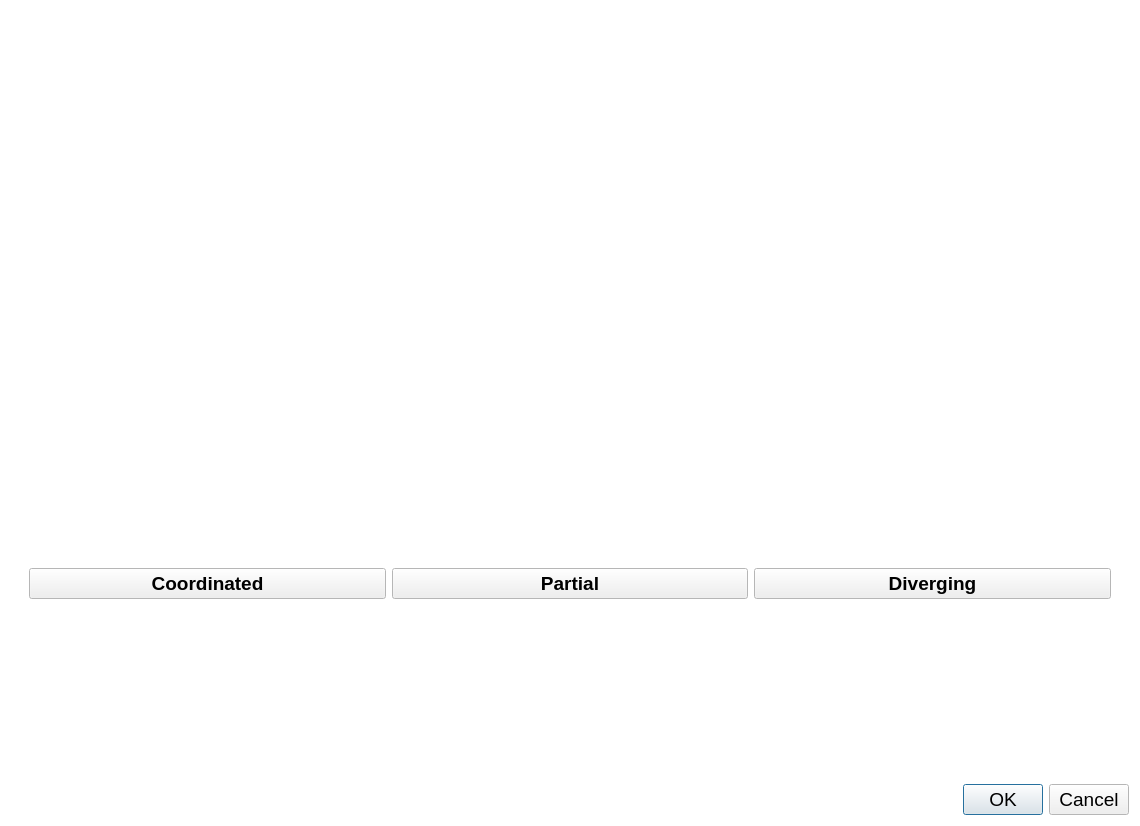
<?xml version="1.0" encoding="UTF-8"?>
<ui version="4.0">
 <class>Dialog</class>
 <widget class="QDialog" name="Dialog">
  <property name="geometry">
   <rect>
    <x>0</x>
    <y>0</y>
    <width>1140</width>
    <height>826</height>
   </rect>
  </property>
  <property name="palette">
   <palette>
    <active>
     <colorrole role="Base">
      <brush brushstyle="SolidPattern">
       <color alpha="255">
        <red>255</red>
        <green>255</green>
        <blue>255</blue>
       </color>
      </brush>
     </colorrole>
     <colorrole role="Window">
      <brush brushstyle="SolidPattern">
       <color alpha="255">
        <red>255</red>
        <green>255</green>
        <blue>255</blue>
       </color>
      </brush>
     </colorrole>
    </active>
    <inactive>
     <colorrole role="Base">
      <brush brushstyle="SolidPattern">
       <color alpha="255">
        <red>255</red>
        <green>255</green>
        <blue>255</blue>
       </color>
      </brush>
     </colorrole>
     <colorrole role="Window">
      <brush brushstyle="SolidPattern">
       <color alpha="255">
        <red>255</red>
        <green>255</green>
        <blue>255</blue>
       </color>
      </brush>
     </colorrole>
    </inactive>
    <disabled>
     <colorrole role="Base">
      <brush brushstyle="SolidPattern">
       <color alpha="255">
        <red>255</red>
        <green>255</green>
        <blue>255</blue>
       </color>
      </brush>
     </colorrole>
     <colorrole role="Window">
      <brush brushstyle="SolidPattern">
       <color alpha="255">
        <red>255</red>
        <green>255</green>
        <blue>255</blue>
       </color>
      </brush>
     </colorrole>
    </disabled>
   </palette>
  </property>
  <property name="font">
   <font>
    <pointsize>14</pointsize>
   </font>
  </property>
  <property name="windowTitle">
   <string>Coordination</string>
  </property>
  <layout class="QVBoxLayout" name="verticalLayout">
   <item>
    <widget class="QStackedWidget" name="stackedWidget">
     <property name="enabled">
      <bool>true</bool>
     </property>
     <widget class="QWidget" name="stackedWidgetPage1" native="true">
      <layout class="QVBoxLayout" name="verticalLayout_2">
       <item>
        <widget class="QWidget" name="widget" native="true">
         <layout class="QHBoxLayout" name="horizontalLayout">
          <item>
           <widget class="QWidget" name="mother" native="true">
            <layout class="QHBoxLayout" name="motherl"/>
           </widget>
          </item>
          <item>
           <widget class="QWidget" name="daughter" native="true">
            <layout class="QVBoxLayout" name="daughterl"/>
           </widget>
          </item>
         </layout>
        </widget>
       </item>
       <item>
        <widget class="QWidget" name="widget_4" native="true">
         <layout class="QHBoxLayout" name="horizontalLayout_3">
          <item>
           <widget class="QPushButton" name="coord">
            <property name="font">
             <font>
              <weight>75</weight>
              <bold>true</bold>
             </font>
            </property>
            <property name="text">
             <string>Coordinated</string>
            </property>
           </widget>
          </item>
          <item>
           <widget class="QPushButton" name="parcoord">
            <property name="font">
             <font>
              <weight>75</weight>
              <bold>true</bold>
             </font>
            </property>
            <property name="text">
             <string>Partial</string>
            </property>
           </widget>
          </item>
          <item>
           <widget class="QPushButton" name="uncoord">
            <property name="font">
             <font>
              <weight>75</weight>
              <bold>true</bold>
             </font>
            </property>
            <property name="text">
             <string>Diverging</string>
            </property>
           </widget>
          </item>
         </layout>
        </widget>
       </item>
      </layout>
     </widget>
     <widget class="QWidget" name="stackedWidgetPage2" native="true">
      <layout class="QVBoxLayout" name="verticalLayout_4">
       <item>
        <widget class="QWidget" name="Changepoint" native="true">
         <layout class="QVBoxLayout" name="Changepointl"/>
        </widget>
       </item>
       <item>
        <widget class="QPushButton" name="Next">
         <property name="text">
          <string>Next</string>
         </property>
        </widget>
       </item>
      </layout>
     </widget>
    </widget>
   </item>
   <item>
    <widget class="QDialogButtonBox" name="buttonBox">
     <property name="orientation">
      <enum>Qt::Horizontal</enum>
     </property>
     <property name="standardButtons">
      <set>QDialogButtonBox::Cancel|QDialogButtonBox::Ok</set>
     </property>
    </widget>
   </item>
  </layout>
 </widget>
 <resources/>
 <connections>
  <connection>
   <sender>buttonBox</sender>
   <signal>accepted()</signal>
   <receiver>Dialog</receiver>
   <slot>accept()</slot>
   <hints>
    <hint type="sourcelabel">
     <x>248</x>
     <y>254</y>
    </hint>
    <hint type="destinationlabel">
     <x>157</x>
     <y>274</y>
    </hint>
   </hints>
  </connection>
  <connection>
   <sender>buttonBox</sender>
   <signal>rejected()</signal>
   <receiver>Dialog</receiver>
   <slot>reject()</slot>
   <hints>
    <hint type="sourcelabel">
     <x>316</x>
     <y>260</y>
    </hint>
    <hint type="destinationlabel">
     <x>286</x>
     <y>274</y>
    </hint>
   </hints>
  </connection>
 </connections>
</ui>
